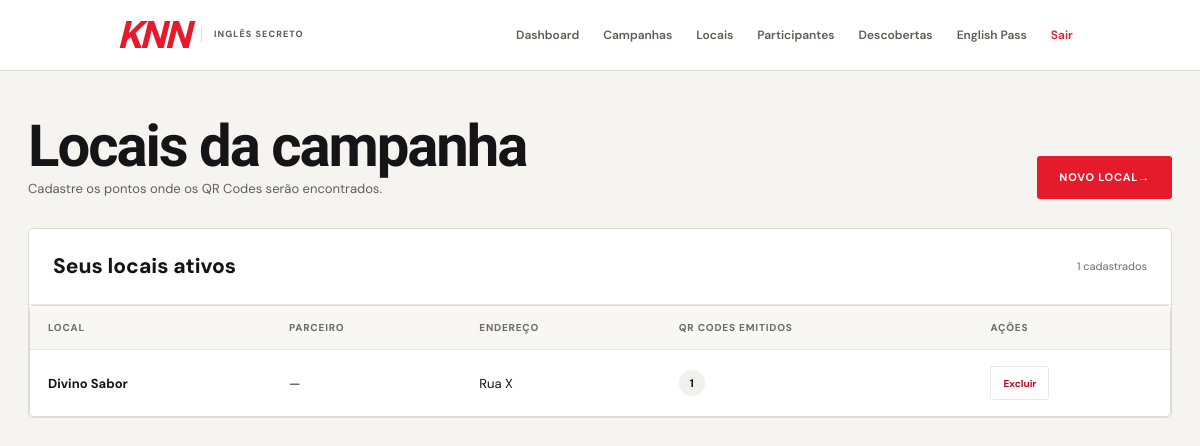
The app's page /admin/locais (signed in), older data.
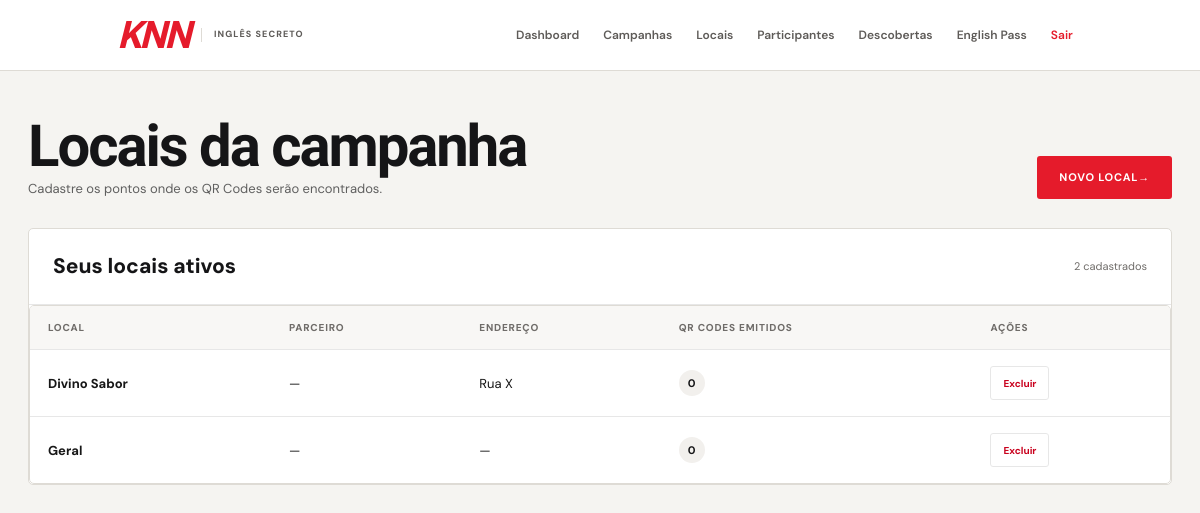
The same page, newer data.
### tables this page shows
CREATE TABLE locais (
            id INTEGER PRIMARY KEY AUTOINCREMENT,
            nome TEXT NOT NULL,
            endereco TEXT,
            parceiro TEXT,
            ativo INTEGER NOT NULL DEFAULT 1
        );

### app.py (the view)
@app.route("/admin/locais")
@admin_required
def locais():
    connection = get_connection()
    lista = connection.execute(
        """
        SELECT
            locais.*,
            COUNT(qr_codes.id) AS total_qr
        FROM locais
        LEFT JOIN qr_codes
            ON qr_codes.local_id = locais.id
        GROUP BY locais.id
        ORDER BY locais.nome
        """
    ).fetchall()
    connection.close()
    return render_template(
        "admin/locais.html",
        locais=lista
    )

### app.py (called while the page is built)
@app.before_request
def desativar_campanhas_expiradas():
    hoje = datetime.now().strftime("%Y-%m-%d")
    connection = get_connection()
    connection.execute(
        """
        UPDATE campanhas
        SET ativa = 0
        WHERE ativa = 1
          AND data_fim != ''
          AND data_fim IS NOT NULL
          AND data_fim < ?
        """,
        (hoje,)
    )
    connection.commit()
    connection.close()

def admin_required(function):
    @wraps(function)
    def decorated_function(*args, **kwargs):
        if not session.get("admin_logged"):
            return redirect(
                url_for("admin_login")
            )
        return function(*args, **kwargs)
    return decorated_function

### database.py (called while the page is built)
def get_connection():
    os.makedirs(os.path.dirname(DATABASE_PATH), exist_ok=True)
    connection = sqlite3.connect(DATABASE_PATH)
    connection.row_factory = sqlite3.Row
    connection.execute("PRAGMA foreign_keys = ON")
    return connection

### templates/admin/locais.html (shortened to what the changed rows need)
{% extends "base.html" %}
{% block content %}
{% if campanha_qr %}
<div class="admin-header qr-page-heading">
    <div><h1>QR Codes da semana {{ campanha_qr.semana }}</h1><p>Vincule um QR Code a cada ponto. Assim, cada lead chega à sua origem correta.</p></div>
    <a href="{{ url_for('campanhas') }}" class="btn btn-secondary">VOLTAR PARA CAMPANHAS</a>
</div>
<section class="qr-context"><span>CAMPANHA</span><strong>{{ campanha_qr.nome or campanha_qr.frase }}</strong><p>Cada leitura deste QR Code sorteará aleatoriamente um dos desafios de Halloween da categoria selecionada.</p></section>
<section class="point-section"><div class="section-heading"><div><h2>Escolha onde a missão estará.</h2></div><span class="point-counter">{{ qrs|length }} / {{ locais|length }} vinculados</span></div>
    <div class="qr-local-grid">
        {% for local in locais %}
        {% set qr_local = (qrs | selectattr('local_id', 'equalto', local.id) | list | first) %}
        <article class="qr-local-card {% if qr_local %}is-linked{% endif %}">
            <span class="point-status">{% if qr_local %}QR VINCULADO{% else %}DISPONÍVEL{% endif %}</span>
            <h3>{{ local.nome }}</h3><p>{{ local.parceiro or 'Parceiro não informado' }}</p><small>{{ local.endereco or 'Endereço não informado' }}</small>
            {% if qr_local %}
                <div class="linked-code">
                    <span>CÓDIGO</span>
                    <strong>{{ qr_local.codigo }}</strong>
                </div>
                <div style="display: flex; flex-direction: column; gap: 8px; margin-top: 12px;">
                    <a href="{{ url_for('imprimir_qr', codigo=qr_local.codigo) }}" target="_blank" class="btn btn-secondary" style="width: 100%; min-height: 36px; font-size: 11px; justify-content: center;">
                        IMPRIMIR / VISUALIZAR
                    </a>
                    <a href="{{ url_for('download_qr', codigo=qr_local.codigo) }}" class="btn btn-primary" style="width: 100%; min-height: 36px; font-size: 11px; justify-content: center;">
                        BAIXAR ARTE (PNG)
                    </a>
                    <form method="POST" action="{{ url_for('excluir_qr', qr_id=qr_local.id) }}" onsubmit="return confirm('Tem certeza que deseja excluir este QR Code?');">
                        <button type="submit" class="btn btn-danger" style="width: 100%; min-height: 34px; font-size: 10px; justify-content: center;">EXCLUIR QR</button>
                    </form>
                </div>
            {% else %}
                <a href="{{ url_for('gerar_qr', campanha_id=campanha_qr.id, local_id=local.id) }}" class="btn btn-primary">GERAR QR <span>→</span></a>
            {% endif %}
        </article>
        {% else %}<div class="empty-points"><strong>Você ainda não cadastrou locais.</strong><p>Crie os pontos parceiros antes de gerar QR Codes.</p><a href="{{ url_for('novo_local') }}" class="btn btn-primary">CADASTRAR LOCAL</a></div>{% endfor %}
    </div>
</section>
{% if qrs %}
<section class="admin-section generated-section"><div class="section-header"><div><h2>QR Codes em circulação</h2></div></div><div class="table-container"><table><thead><tr><th>Código</th><th>Local</th><th>Parceiro</th><th>Rota pública</th><th>Ações</th></tr></thead><tbody>{% for qr in qrs %}<tr><td><strong>{{ qr.codigo }}</strong></td><td>{{ qr.local_nome }}</td><td>{{ qr.parceiro or '—' }}</td><td><code>/e/{{ qr.codigo }}</code></td><td><div style="display: flex; gap: 10px; align-items: center;"><a href="{{ url_for('imprimir_qr', codigo=qr.codigo) }}" target="_blank" class="table-link" style="color: var(--knn-red); font-weight: 700;">Imprimir</a><a href="{{ url_for('download_qr', codigo=qr.codigo) }}" class="table-link">Baixar</a><form method="POST" action="{{ url_for('excluir_qr', qr_id=qr.id) }}" onsubmit="return confirm('Tem certeza que deseja excluir este QR Code?');" style="display: inline;"><button type="submit" class="table-button" style="color: var(--knn-red-dark);">Excluir</button></form></div></td></tr>{% endfor %}</tbody></table></div></section>
{% endif %}
{% else %}
<div class="admin-header"><div><h1>Locais da campanha</h1><p>Cadastre os pontos onde os QR Codes serão encontrados.</p></div><a href="{{ url_for('novo_local') }}" class="btn btn-primary">NOVO LOCAL <span>→</span></a></div>
<section class="admin-section"><div class="section-header"><div><h2>Seus locais ativos</h2></div><span class="location-count">{{ locais|length }} cadastrados</span></div><div class="table-container"><table><thead><tr><th>Local</th><th>Parceiro</th><th>Endereço</th><th>QR Codes emitidos</th><th>Ações</th></tr></thead><tbody>{% for local in locais %}<tr><td><strong>{{ local.nome }}</strong></td><td>{{ local.parceiro or '—' }}</td><td>{{ local.endereco or '—' }}</td><td><span class="location-qr-total">{{ local.total_qr }}</span></td><td><form method="POST" action="{{ url_for('excluir_local', local_id=local.id) }}" onsubmit="return confirm('Tem certeza que deseja excluir este local?');"><button type="submit" class="table-button" style="color: var(--knn-red-dark);">Excluir</button></form></td></tr>{% else %}<tr><td colspan="5" class="empty-table">Nenhum local cadastrado. Crie o primeiro ponto parceiro para iniciar.</td></tr>{% endfor %}</tbody></table></div></section>
{% endif %}
{% endblock %}

Row changes from the older to the newer data that the page shows:
computed for locais "Divino Sabor": total_qr "1" → "0"
added locais: nome "Geral", parceiro "—", endereco "—", total_qr "0"
Text that changed along with them:
{{ locais|length }}: "1" → "2"
